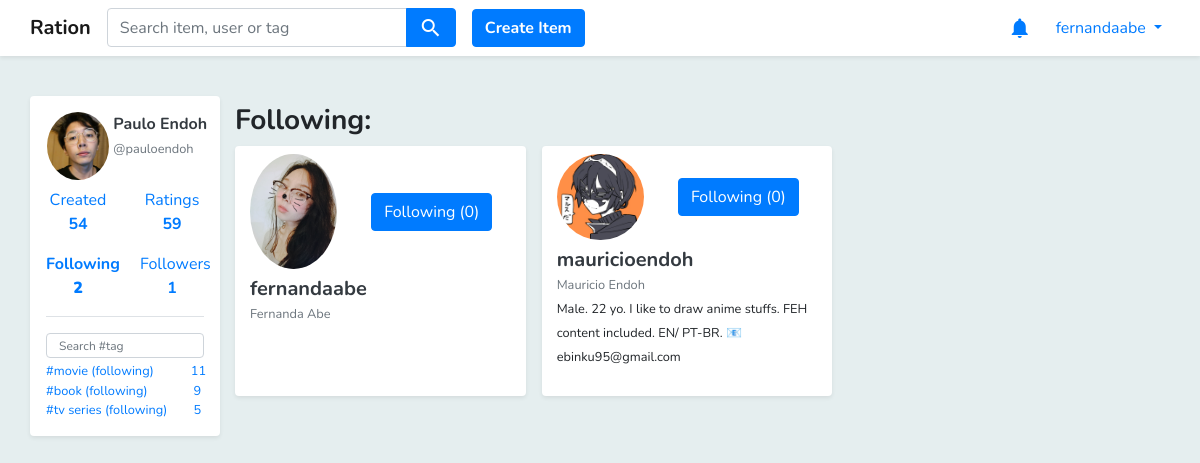
Page /user/pauloendoh/following (signed in) on the earlier database version.
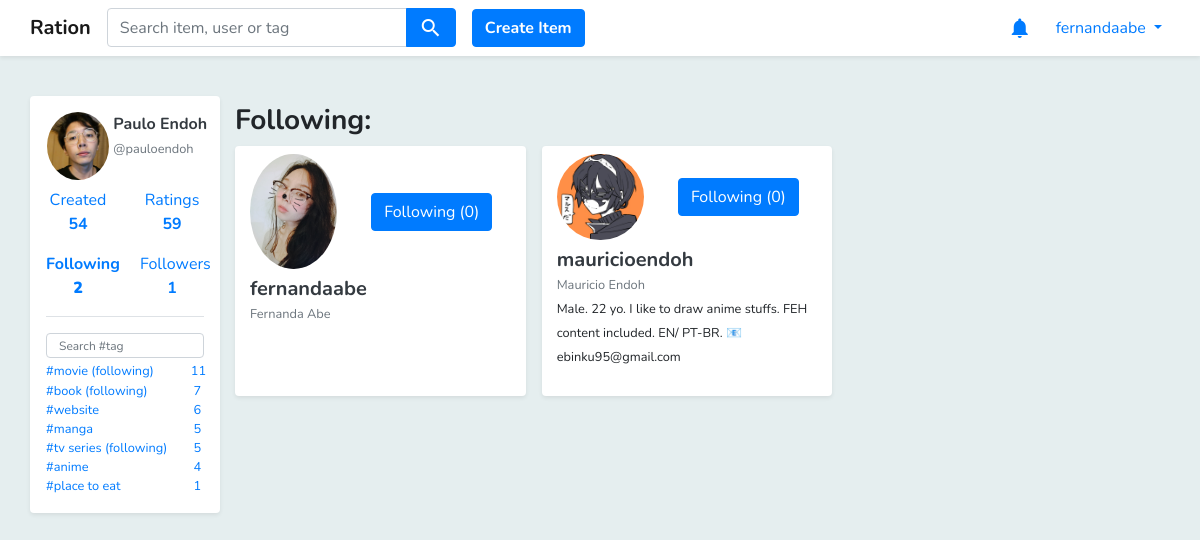
Same page on the later database version.
### core/models.py (models this page shows, shortened)
class User_Tag(models.Model):
    user = models.ForeignKey(User, on_delete=models.CASCADE)
    tag = models.ForeignKey(Tag, on_delete=models.CASCADE)
    item_count = models.IntegerField()
    is_private = models.NullBooleanField()

class Tag(models.Model):
    name = models.TextField()
    is_official = models.BooleanField(default=0)

class Following(models.Model):
    follower = models.ForeignKey(User, on_delete=models.CASCADE)
    user_tag = models.ForeignKey(User_Tag, on_delete=models.CASCADE)

class Profile(models.Model):
    user = models.OneToOneField(
        User,
        related_name='profile',
        on_delete=models.CASCADE,
        primary_key=True
    )
    fullname = models.CharField(max_length=100)
    picture = models.ImageField(upload_to='profile_pics', blank=True, default="profile_pics/default.png")
    bio = models.TextField(null=True, blank=True)
    location = models.TextField(null=True, blank=True)
    website = models.TextField(null=True, blank=True)

### core/views.py (the view)
# urls.py: path('user/<str:username>/following', views.following_list, name="following_list"),
def following_list(request, username):
    user = get_object_or_404(User, username=username)
    following_queryset = Following.objects.filter(follower=user)
    followings = []
    for fq in following_queryset:
        already_following = False
        for f in followings:
            if f.user_tag.user.id == fq.user_tag.user.id:
                already_following = True
        if already_following == False:
            followings.append(fq)
    return render(request, 'following.html', {'followings': followings,
                                              'user': user})

### core/models.py (called while the page is built)
def get_user_tag_list(self):
    user_tag_list = User_Tag.objects.filter(user=self).order_by('-item_count')
    return user_tag_list

def get_followers(self):
    followers = []
    user_tags = User_Tag.objects.filter(user=self)
    for user_tag in user_tags:
        followings = Following.objects.filter(user_tag=user_tag)
        for following in followings:
            in_list = False
            for follower in followers:
                if follower.id == following.follower.id:
                    in_list = True
            if not in_list:
                followers.append(following.follower)
    return followers

def is_following(self, user_tag):
    followings = Following.objects.filter(follower=self)
    for following in followings:
        if following.user_tag == user_tag:
            return True
    return False

def new_notifications_count(self):
    count = 0
    notifications = Notification.objects.filter(user=self)
    for notification in notifications:
        if notification.is_new:
            count += 1
    return count

### core/templatetags/utils.py (called while the page is built)
@register.simple_tag
def get_follower_count_by_user(user):
    followers = user.get_followers()
    return len(followers)

### templates/following.html (shortened to what this page needs)
{% extends "base.html" %}
{% load utils %}
{% block content %}
<div class="mt-3 pb-2 container">
    <div class="row">
        {% include 'includes/left_container.html' %}
        <div class="col-10">
            <h3 class="mt-2 font-weight-bold">Following: </h3>
            <div class="row no-gutters">
                {% for following in followings %}
                <div class="col-4">
                    <div class="bg-white mb-3 mr-3 rounded shadow-sm profile-card">
                        <div class="container pt-2">
                            <div class="row no-gutters">
                                <div class="col-4">
                                    <a href="{% url 'user' following.user_tag.user.username %}">
                                        <img class="rounded-circle w-100"
                                             src="/media/{{ following.user_tag.user.profile.picture }}"/>
                                    </a>
                                </div>
                                <div class="col-8 pl-3 align-self-center text-center">
                                    {% if request.user.is_authenticated %}
                                    <button class="btn btn-primary">Following ({% get_following_user_tag_count request.user following.user_tag.user %})
                                    </button>
                                    {% endif %}
                                </div>
                            </div>
                            <h5 class="font-weight-bold mt-2 mb-0">
                                <a class="text-dark" href="{% url 'user' following.user_tag.user.username %}">
                                    {{ following.user_tag.user.username }}
                                </a>
                                {%user_is_following_other_user following.user_tag.user request.user as is_following_back%}
                            </h5>
                            <small class="text-muted">{{ following.user_tag.user.profile.fullname }}</small>
                            <br>
                            <small>
                                {{ following.user_tag.user.profile.bio }}
                            </small>
                        </div>
                    </div>
                </div>
                {% endfor %}
            </div>
        </div>
    </div>
</div>
{% endblock %}

### templates/includes/left_container.html (shortened to what the changed rows need)
{% load utils %}
<div class="col-2 pl-0 pr-0">
    {% if request.user.is_authenticated %}
    <div class="bg-white pl-3 pr-3 shadow-sm rounded">
        <div class="pt-3">
            {% if user.is_authenticated %}
            <ul class="no-bullets pl-0 pb-3">
                {% for user_tag in user.get_user_tag_list %}
                {% if user_tag.user == request.user %}
                <li>
                    <small>
                        <a href="{% url 'rating_list' user.username %}?tag={{ user_tag.tag.name }}">
                            <div class="row no-gutters">
                                <div class="col-11">
                                    #{{ user_tag.tag.name }}
                                    {% if user_tag.is_private %}
                                    <i class="material-icons align-middle" style="font-size: 10px; color: #b5b5b5; ">
                                        lock
                                    </i>
                                    {% endif %}
                                </div>
                                <div class="col-1 text-center">
                                    {{ user_tag.item_count }}
                                </div>
                            </div>
                        </a>
                    </small>
                </li>
                {% else %}
                {% if user_tag.is_private == False %}
                <li>
                    <small>
                        <a href="{% url 'rating_list' user.username %}?tag={{ user_tag.tag.name }}">
                            <div class="row no-gutters">
                                <div class="col-11">
                                    #{{ user_tag.tag.name }}
                                    {% user_is_following_user_tag request.user user_tag as is_following %}
                                    {% if is_following %}
                                    (following)
                                    {% endif %}
                                </div>
                                <div class="col-1 text-center">
                                    {{ user_tag.item_count }}
                                </div>
                            </div>
                        </a>
                    </small>
                </li>
                {% endif %}
                {% endif %}
                {% endfor %}
            </ul>
            {% endif %}
        </div>
    </div>
    {% endif %}
</div>

Differences in the rows shown:
changed User_Tag "book": item_count "9" → "7"
now on this page (row edited): User_Tag: tag.name "website", item_count "6"
now on this page (row edited): User_Tag: tag.name "manga", item_count "5"
now on this page (row edited): User_Tag: tag.name "anime", item_count "4"
now on this page (row edited): User_Tag: tag.name "place to eat", item_count "1"
